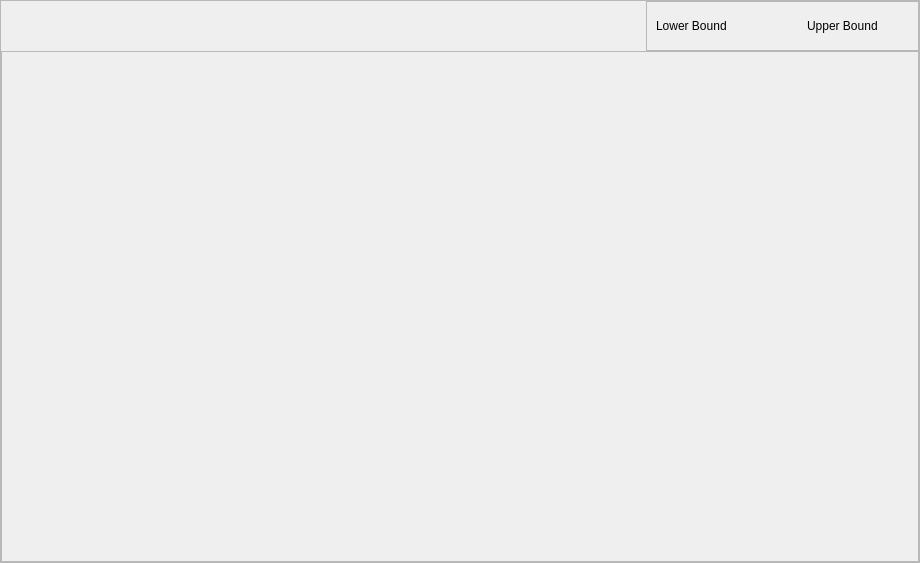
                         <widget class="QWidget" name="scrollAreaWidgetContents">
                          <property name="geometry">
                           <rect>
                            <x>0</x>
                            <y>0</y>
                            <width>920</width>
                            <height>563</height>
                           </rect>
                          </property>
                          <layout class="QVBoxLayout" name="verticalLayout_32">
                           <property name="spacing">
                            <number>0</number>
                           </property>
                           <property name="leftMargin">
                            <number>0</number>
                           </property>
                           <property name="topMargin">
                            <number>0</number>
                           </property>
                           <property name="rightMargin">
                            <number>0</number>
                           </property>
                           <property name="bottomMargin">
                            <number>0</number>
                           </property>
                           <item>
                            <widget class="QFrame" name="mainFrame">
                             <property name="frameShape">
                              <enum>QFrame::StyledPanel</enum>
                             </property>
                             <property name="frameShadow">
                              <enum>QFrame::Raised</enum>
                             </property>
                             <layout class="QVBoxLayout" name="verticalLayout_31">
                              <property name="spacing">
                               <number>0</number>
                              </property>
                              <property name="leftMargin">
                               <number>0</number>
                              </property>
                              <property name="topMargin">
                               <number>0</number>
                              </property>
                              <property name="rightMargin">
                               <number>0</number>
                              </property>
                              <property name="bottomMargin">
                               <number>0</number>
                              </property>
                              <item alignment="Qt::AlignRight">
                               <widget class="QFrame" name="frame_34">
                                <property name="maximumSize">
                                 <size>
                                  <width>16777215</width>
                                  <height>50</height>
                                 </size>
                                </property>
                                <property name="styleSheet">
                                 <string notr="true">font: 14pt &quot;Calibri&quot;;</string>
                                </property>
                                <property name="frameShape">
                                 <enum>QFrame::StyledPanel</enum>
                                </property>
                                <property name="frameShadow">
                                 <enum>QFrame::Raised</enum>
                                </property>
                                <layout class="QHBoxLayout" name="horizontalLayout_9">
                                 <property name="spacing">
                                  <number>80</number>
                                 </property>
                                 <property name="rightMargin">
                                  <number>40</number>
                                 </property>
                                 <item>
                                  <widget class="QLabel" name="label_18">
                                   <property name="text">
                                    <string>Lower Bound</string>
                                   </property>
                                  </widget>
                                 </item>
                                 <item>
                                  <widget class="QLabel" name="label_19">
                                   <property name="text">
                                    <string>Upper Bound</string>
                                   </property>
                                  </widget>
                                 </item>
                                </layout>
                               </widget>
                              </item>
                              <item>
                               <widget class="QFrame" name="frameSearchSpace">
                                <property name="frameShape">
                                 <enum>QFrame::StyledPanel</enum>
                                </property>
                                <property name="frameShadow">
                                 <enum>QFrame::Raised</enum>
                                </property>
                                <layout class="QVBoxLayout" name="verticalLayout_33"/>
                               </widget>
                              </item>
                             </layout>
                            </widget>
                           </item>
                          </layout>
                         </widget>
